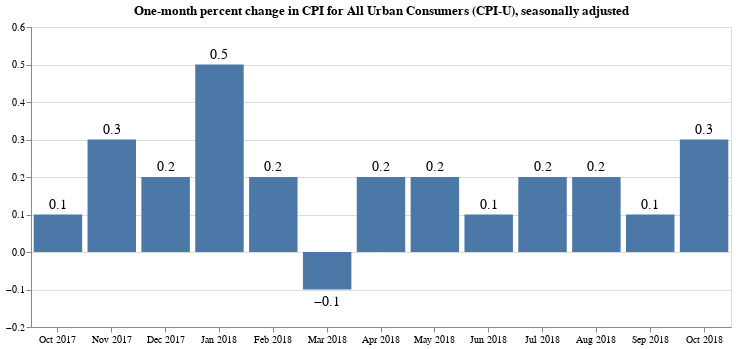

This figure's notebook cell:
### Markdown cell above
Draw the chart.

### Code cell
base = alt.Chart(
    last_13, 
    title="One-month percent change in CPI for All Urban Consumers (CPI-U), seasonally adjusted"
).properties(width=700)

bars = base.mark_bar().encode(
    x=alt.X(
        "date:O",
        timeUnit="utcyearmonth",
        axis=alt.Axis(title=None, labelAngle=0),
    ),
    y=alt.Y(
        "pct_change_rounded:Q",
        axis=alt.Axis(title=None),
        scale=alt.Scale(domain=[
            last_13['pct_change'].min()-0.1,
            last_13['pct_change'].max()+0.05
        ])
    )
)

text = base.encode(
    x=alt.X("date:O", timeUnit="utcyearmonth"),
    y="pct_change_rounded:Q",
    text='pct_change_rounded'
)

textAbove = text.transform_filter(alt.datum.pct_change > 0).mark_text(
    align='center',
    baseline='middle',
    fontSize=14,
    dy=-10
)

textBelow = text.transform_filter(alt.datum.pct_change < 0).mark_text(
    align='center',
    baseline='middle',
    fontSize=14,
    dy=12
)

bars + textAbove + textBelow

### Figure 1 — Vega-Lite specification as saved in the notebook (floating-point values rounded to 4 significant figures)
{"$schema": "https://vega.github.io/schema/vega-lite/v2.6.0.json", "config": {"view": {"height": 300, "width": 400}}, "datasets": {"data-8364c3bf3e11620909b8e00fa03427d1": [{"date": "2017-10-01", "pct_change": 0.07752, "pct_change_rounded": 0.1, "period_abbreviation": "OCT", "period_code": "M10", "period_id": "M10", "period_month": 10, "period_name": "October", "period_type": "monthly", "series_area_code": "0000", "series_area_id": "0000", "series_area_name": "U.S. city average", "series_id": "CUSR0000SA0", "series_items_code": "SA0", "series_items_id": "SA0", "series_items_name": "All items", "series_periodicity_code": "R", "series_periodicity_id": "R", "series_periodicity_name": "Monthly", "series_seasonally_adjusted": true, "series_survey": "All urban consumers", "series_title": "All items in U.S. city average, all urban consumers, seasonally adjusted", "value": 246.6, "year": 2017}, {"date": "2017-11-01", "pct_change": 0.3358, "pct_change_rounded": 0.3, "period_abbreviation": "NOV", "period_code": "M11", "period_id": "M11", "period_month": 11, "period_name": "November", "period_type": "monthly", "series_area_code": "0000", "series_area_id": "0000", "series_area_name": "U.S. city average", "series_id": "CUSR0000SA0", "series_items_code": "SA0", "series_items_id": "SA0", "series_items_name": "All items", "series_periodicity_code": "R", "series_periodicity_id": "R", "series_periodicity_name": "Monthly", "series_seasonally_adjusted": true, "series_survey": "All urban consumers", "series_title": "All items in U.S. city average, all urban consumers, seasonally adjusted", "value": 247.4, "year": 2017}, {"date": "2017-12-01", "pct_change": 0.2017, "pct_change_rounded": 0.2, "period_abbreviation": "DEC", "period_code": "M12", "period_id": "M12", "period_month": 12, "period_name": "December", "period_type": "monthly", "series_area_code": "0000", "series_area_id": "0000", "series_area_name": "U.S. city average", "series_id": "CUSR0000SA0", "series_items_code": "SA0", "series_items_id": "SA0", "series_items_name": "All items", "series_periodicity_code": "R", "series_periodicity_id": "R", "series_periodicity_name": "Monthly", "series_seasonally_adjusted": true, "series_survey": "All urban consumers", "series_title": "All items in U.S. city average, all urban consumers, seasonally adjusted", "value": 247.9, "year": 2017}, {"date": "2018-01-01", "pct_change": 0.5385, "pct_change_rounded": 0.5, "period_abbreviation": "JAN", "period_code": "M01", "period_id": "M01", "period_month": 1, "period_name": "January", "period_type": "monthly", "series_area_code": "0000", "series_area_id": "0000", "series_area_name": "U.S. city average", "series_id": "CUSR0000SA0", "series_items_code": "SA0", "series_items_id": "SA0", "series_items_name": "All items", "series_periodicity_code": "R", "series_periodicity_id": "R", "series_periodicity_name": "Monthly", "series_seasonally_adjusted": true, "series_survey": "All urban consumers", "series_title": "All items in U.S. city average, all urban consumers, seasonally adjusted", "value": 249.2, "year": 2018}, {"date": "2018-02-01", "pct_change": 0.1501, "pct_change_rounded": 0.2, "period_abbreviation": "FEB", "period_code": "M02", "period_id": "M02", "period_month": 2, "period_name": "February", "period_type": "monthly", "series_area_code": "0000", "series_area_id": "0000", "series_area_name": "U.S. city average", "series_id": "CUSR0000SA0", "series_items_code": "SA0", "series_items_id": "SA0", "series_items_name": "All items", "series_periodicity_code": "R", "series_periodicity_id": "R", "series_periodicity_name": "Monthly", "series_seasonally_adjusted": true, "series_survey": "All urban consumers", "series_title": "All items in U.S. city average, all urban consumers, seasonally adjusted", "value": 249.6, "year": 2018}, {"date": "2018-03-01", "pct_change": -0.0629, "pct_change_rounded": -0.1, "period_abbreviation": "MAR", "period_code": "M03", "period_id": "M03", "period_month": 3, "period_name": "March", "period_type": "monthly", "series_area_code": "0000", "series_area_id": "0000", "series_area_name": "U.S. city average", "series_id": "CUSR0000SA0", "series_items_code": "SA0", "series_items_id": "SA0", "series_items_name": "All items", "series_periodicity_code": "R", "series_periodicity_id": "R", "series_periodicity_name": "Monthly", "series_seasonally_adjusted": true, "series_survey": "All urban consumers", "series_title": "All items in U.S. city average, all urban consumers, seasonally adjusted", "value": 249.5, "year": 2018}, {"date": "2018-04-01", "pct_change": 0.2209, "pct_change_rounded": 0.2, "period_abbreviation": "APR", "period_code": "M04", "period_id": "M04", "period_month": 4, "period_name": "April", "period_type": "monthly", "series_area_code": "0000", "series_area_id": "0000", "series_area_name": "U.S. city average", "series_id": "CUSR0000SA0", "series_items_code": "SA0", "series_items_id": "SA0", "series_items_name": "All items", "series_periodicity_code": "R", "series_periodicity_id": "R", "series_periodicity_name": "Monthly", "series_seasonally_adjusted": true, "series_survey": "All urban consumers", "series_title": "All items in U.S. city average, all urban consumers, seasonally adjusted", "value": 250.0, "year": 2018}, {"date": "2018-05-01", "pct_change": 0.2088, "pct_change_rounded": 0.2, "period_abbreviation": "MAY", "period_code": "M05", "period_id": "M05", "period_month": 5, "period_name": "May", "period_type": "monthly", "series_area_code": "0000", "series_area_id": "0000", "series_area_name": "U.S. city average", "series_id": "CUSR0000SA0", "series_items_code": "SA0", "series_items_id": "SA0", "series_items_name": "All items", "series_periodicity_code": "R", "series_periodicity_id": "R", "series_periodicity_name": "Monthly", "series_seasonally_adjusted": true, "series_survey": "All urban consumers", "series_title": "All items in U.S. city average, all urban consumers, seasonally adjusted", "value": 250.5, "year": 2018}, {"date": "2018-06-01", "pct_change": 0.1285, "pct_change_rounded": 0.1, "period_abbreviation": "JUN", "period_code": "M06", "period_id": "M06", "period_month": 6, "period_name": "June", "period_type": "monthly", "series_area_code": "0000", "series_area_id": "0000", "series_area_name": "U.S. city average", "series_id": "CUSR0000SA0", "series_items_code": "SA0", "series_items_id": "SA0", "series_items_name": "All items", "series_periodicity_code": "R", "series_periodicity_id": "R", "series_periodicity_name": "Monthly", "series_seasonally_adjusted": true, "series_survey": "All urban consumers", "series_title": "All items in U.S. city average, all urban consumers, seasonally adjusted", "value": 250.9, "year": 2018}, {"date": "2018-07-01", "pct_change": 0.171, "pct_change_rounded": 0.2, "period_abbreviation": "JUL", "period_code": "M07", "period_id": "M07", "period_month": 7, "period_name": "July", "period_type": "monthly", "series_area_code": "0000", "series_area_id": "0000", "series_area_name": "U.S. city average", "series_id": "CUSR0000SA0", "series_items_code": "SA0", "series_items_id": "SA0", "series_items_name": "All items", "series_periodicity_code": "R", "series_periodicity_id": "R", "series_periodicity_name": "Monthly", "series_seasonally_adjusted": true, "series_survey": "All urban consumers", "series_title": "All items in U.S. city average, all urban consumers, seasonally adjusted", "value": 251.3, "year": 2018}, {"date": "2018-08-01", "pct_change": 0.2229, "pct_change_rounded": 0.2, "period_abbreviation": "AUG", "period_code": "M08", "period_id": "M08", "period_month": 8, "period_name": "August", "period_type": "monthly", "series_area_code": "0000", "series_area_id": "0000", "series_area_name": "U.S. city average", "series_id": "CUSR0000SA0", "series_items_code": "SA0", "series_items_id": "SA0", "series_items_name": "All items", "series_periodicity_code": "R", "series_periodicity_id": "R", "series_periodicity_name": "Monthly", "series_seasonally_adjusted": true, "series_survey": "All urban consumers", "series_title": "All items in U.S. city average, all urban consumers, seasonally adjusted", "value": 251.8, "year": 2018}, {"date": "2018-09-01", "pct_change": 0.05877, "pct_change_rounded": 0.1, "period_abbreviation": "SEP", "period_code": "M09", "period_id": "M09", "period_month": 9, "period_name": "September", "period_type": "monthly", "series_area_code": "0000", "series_area_id": "0000", "series_area_name": "U.S. city average", "series_id": "CUSR0000SA0", "series_items_code": "SA0", "series_items_id": "SA0", "series_items_name": "All items", "series_periodicity_code": "R", "series_periodicity_id": "R", "series_periodicity_name": "Monthly", "series_seasonally_adjusted": true, "series_survey": "All urban consumers", "series_title": "All items in U.S. city average, all urban consumers, seasonally adjusted", "value": 252.0, "year": 2018}, {"date": "2018-10-01", "pct_change": 0.3306, "pct_change_rounded": 0.3, "period_abbreviation": "OCT", "period_code": "M10", "period_id": "M10", "period_month": 10, "period_name": "October", "period_type": "monthly", "series_area_code": "0000", "series_area_id": "0000", "series_area_name": "U.S. city average", "series_id": "CUSR0000SA0", "series_items_code": "SA0", "series_items_id": "SA0", "series_items_name": "All items", "series_periodicity_code": "R", "series_periodicity_id": "R", "series_periodicity_name": "Monthly", "series_seasonally_adjusted": true, "series_survey": "All urban consumers", "series_title": "All items in U.S. city average, all urban consumers, seasonally adjusted", "value": 252.8, "year": 2018}]}, "layer": [{"data": {"name": "data-8364c3bf3e11620909b8e00fa03427d1"}, "encoding": {"x": {"axis": {"labelAngle": 0, "title": null}, "field": "date", "timeUnit": "utcyearmonth", "type": "ordinal"}, "y": {"axis": {"title": null}, "field": "pct_change_rounded", "scale": {"domain": [-0.1629, 0.5885]}, "type": "quantitative"}}, "mark": "bar", "title": "One-month percent change in CPI for All Urban Consumers (CPI-U), seasonally adjusted", "width": 700}, {"data": {"name": "data-8364c3bf3e11620909b8e00fa03427d1"}, "encoding": {"text": {"field": "pct_change_rounded", "type": "quantitative"}, "x": {"field": "date", "timeUnit": "utcyearmonth", "type": "ordinal"}, "y": {"field": "pct_change_rounded", "type": "quantitative"}}, "mark": {"align": "center", "baseline": "middle", "dy": -10, "fontSize": 14, "type": "text"}, "title": "One-month percent change in CPI for All Urban Consumers (CPI-U), seasonally adjusted", "transform": [{"filter": "(datum.pct_change > 0)"}], "width": 700}, {"data": {"name": "data-8364c3bf3e11620909b8e00fa03427d1"}, "encoding": {"text": {"field": "pct_change_rounded", "type": "quantitative"}, "x": {"field": "date", "timeUnit": "utcyearmonth", "type": "ordinal"}, "y": {"field": "pct_change_rounded", "type": "quantitative"}}, "mark": {"align": "center", "baseline": "middle", "dy": 12, "fontSize": 14, "type": "text"}, "title": "One-month percent change in CPI for All Urban Consumers (CPI-U), seasonally adjusted", "transform": [{"filter": "(datum.pct_change < 0)"}], "width": 700}]}
